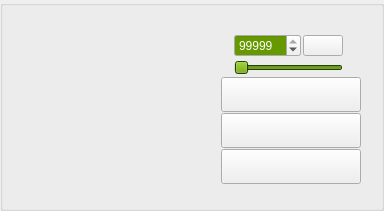
       <widget class="QGroupBox" name="groupBox0" >
        <property name="enabled" >
         <bool>true</bool>
        </property>
        <property name="sizePolicy" >
         <sizepolicy vsizetype="Fixed" hsizetype="Fixed" >
          <horstretch>0</horstretch>
          <verstretch>0</verstretch>
         </sizepolicy>
        </property>
        <property name="minimumSize" >
         <size>
          <width>384</width>
          <height>211</height>
         </size>
        </property>
        <property name="maximumSize" >
         <size>
          <width>384</width>
          <height>211</height>
         </size>
        </property>
        <property name="title" >
         <string/>
        </property>
        <layout class="QGridLayout" >
         <property name="leftMargin" >
          <number>28</number>
         </property>
         <property name="topMargin" >
          <number>28</number>
         </property>
         <property name="rightMargin" >
          <number>25</number>
         </property>
         <property name="bottomMargin" >
          <number>22</number>
         </property>
         <property name="horizontalSpacing" >
          <number>11</number>
         </property>
         <property name="verticalSpacing" >
          <number>0</number>
         </property>
         <item rowspan="3" row="0" column="0" >
          <layout class="QVBoxLayout" >
           <property name="spacing" >
            <number>0</number>
           </property>
           <item>
            <layout class="QHBoxLayout" >
             <property name="spacing" >
              <number>0</number>
             </property>
             <item>
              <spacer>
               <property name="orientation" >
                <enum>Qt::Horizontal</enum>
               </property>
               <property name="sizeType" >
                <enum>QSizePolicy::Fixed</enum>
               </property>
               <property name="sizeHint" >
                <size>
                 <width>5</width>
                 <height>20</height>
                </size>
               </property>
              </spacer>
             </item>
             <item>
              <widget class="QLabel" name="textLabel_Button0" >
               <property name="minimumSize" >
                <size>
                 <width>40</width>
                 <height>40</height>
                </size>
               </property>
               <property name="maximumSize" >
                <size>
                 <width>40</width>
                 <height>40</height>
                </size>
               </property>
               <property name="scaledContents" >
                <bool>true</bool>
               </property>
               <property name="alignment" >
                <set>Qt::AlignCenter</set>
               </property>
              </widget>
             </item>
             <item>
              <spacer>
               <property name="orientation" >
                <enum>Qt::Horizontal</enum>
               </property>
               <property name="sizeType" >
                <enum>QSizePolicy::Fixed</enum>
               </property>
               <property name="sizeHint" >
                <size>
                 <width>5</width>
                 <height>20</height>
                </size>
               </property>
              </spacer>
             </item>
            </layout>
           </item>
           <item>
            <spacer>
             <property name="orientation" >
              <enum>Qt::Vertical</enum>
             </property>
             <property name="sizeType" >
              <enum>QSizePolicy::Fixed</enum>
             </property>
             <property name="sizeHint" >
              <size>
               <width>20</width>
               <height>28</height>
              </size>
             </property>
            </spacer>
           </item>
           <item>
            <widget class="QFrame" name="frame_6" >
             <property name="minimumSize" >
              <size>
               <width>50</width>
               <height>34</height>
              </size>
             </property>
             <property name="maximumSize" >
              <size>
               <width>50</width>
               <height>34</height>
              </size>
             </property>
             <property name="frameShadow" >
              <enum>QFrame::Raised</enum>
             </property>
             <layout class="QGridLayout" >
              <property name="leftMargin" >
               <number>0</number>
              </property>
              <property name="topMargin" >
               <number>0</number>
              </property>
              <property name="rightMargin" >
               <number>0</number>
              </property>
              <property name="bottomMargin" >
               <number>0</number>
              </property>
              <property name="horizontalSpacing" >
               <number>0</number>
              </property>
              <property name="verticalSpacing" >
               <number>0</number>
              </property>
              <item row="1" column="0" >
               <widget class="QLabel" name="textLabel_Cash0" >
                <property name="alignment" >
                 <set>Qt::AlignRight|Qt::AlignTrailing|Qt::AlignVCenter</set>
                </property>
               </widget>
              </item>
              <item row="0" column="0" >
               <widget class="QLabel" name="textLabel_TopCash0" />
              </item>
             </layout>
            </widget>
           </item>
           <item>
            <widget class="QLabel" name="label_Avatar0" >
             <property name="minimumSize" >
              <size>
               <width>50</width>
               <height>50</height>
              </size>
             </property>
             <property name="maximumSize" >
              <size>
               <width>50</width>
               <height>50</height>
              </size>
             </property>
             <property name="pixmap" >
              <pixmap/>
             </property>
             <property name="scaledContents" >
              <bool>true</bool>
             </property>
            </widget>
           </item>
          </layout>
         </item>
         <item row="0" column="1" >
          <widget class="MySetLabel" name="textLabel_Set0" >
           <property name="maximumSize" >
            <size>
             <width>16777215</width>
             <height>20</height>
            </size>
           </property>
           <property name="alignment" >
            <set>Qt::AlignHCenter|Qt::AlignTop</set>
           </property>
          </widget>
         </item>
         <item rowspan="3" row="0" column="2" >
          <layout class="QVBoxLayout" >
           <property name="spacing" >
            <number>1</number>
           </property>
           <item>
            <layout class="QHBoxLayout" >
             <property name="spacing" >
              <number>0</number>
             </property>
             <item>
              <spacer>
               <property name="orientation" >
                <enum>Qt::Horizontal</enum>
               </property>
               <property name="sizeType" >
                <enum>QSizePolicy::Fixed</enum>
               </property>
               <property name="sizeHint" >
                <size>
                 <width>13</width>
                 <height>20</height>
                </size>
               </property>
              </spacer>
             </item>
             <item>
              <layout class="QVBoxLayout" >
               <property name="spacing" >
                <number>3</number>
               </property>
               <item>
                <layout class="QHBoxLayout" >
                 <property name="spacing" >
                  <number>2</number>
                 </property>
                 <item>
                  <widget class="QSpinBox" name="spinBox_set" >
                   <property name="minimumSize" >
                    <size>
                     <width>40</width>
                     <height>0</height>
                    </size>
                   </property>
                   <property name="palette" >
                    <palette>
                     <active>
                      <colorrole role="Text" >
                       <brush brushstyle="SolidPattern" >
                        <color alpha="255" >
                         <red>255</red>
                         <green>255</green>
                         <blue>255</blue>
                        </color>
                       </brush>
                      </colorrole>
                      <colorrole role="Base" >
                       <brush brushstyle="SolidPattern" >
                        <color alpha="255" >
                         <red>102</red>
                         <green>153</green>
                         <blue>0</blue>
                        </color>
                       </brush>
                      </colorrole>
                     </active>
                     <inactive>
                      <colorrole role="Text" >
                       <brush brushstyle="SolidPattern" >
                        <color alpha="255" >
                         <red>255</red>
                         <green>255</green>
                         <blue>255</blue>
                        </color>
                       </brush>
                      </colorrole>
                      <colorrole role="Base" >
                       <brush brushstyle="SolidPattern" >
                        <color alpha="255" >
                         <red>102</red>
                         <green>153</green>
                         <blue>0</blue>
                        </color>
                       </brush>
                      </colorrole>
                     </inactive>
                     <disabled>
                      <colorrole role="Text" >
                       <brush brushstyle="SolidPattern" >
                        <color alpha="255" >
                         <red>118</red>
                         <green>111</green>
                         <blue>107</blue>
                        </color>
                       </brush>
                      </colorrole>
                      <colorrole role="Base" >
                       <brush brushstyle="SolidPattern" >
                        <color alpha="255" >
                         <red>255</red>
                         <green>255</green>
                         <blue>255</blue>
                        </color>
                       </brush>
                      </colorrole>
                     </disabled>
                    </palette>
                   </property>
                   <property name="focusPolicy" >
                    <enum>Qt::NoFocus</enum>
                   </property>
                   <property name="maximum" >
                    <number>99999</number>
                   </property>
                   <property name="singleStep" >
                    <number>10</number>
                   </property>
                   <property name="value" >
                    <number>99999</number>
                   </property>
                  </widget>
                 </item>
                 <item>
                  <widget class="QPushButton" name="pushButton_AllIn" >
                   <property name="minimumSize" >
                    <size>
                     <width>40</width>
                     <height>21</height>
                    </size>
                   </property>
                   <property name="maximumSize" >
                    <size>
                     <width>40</width>
                     <height>21</height>
                    </size>
                   </property>
                   <property name="focusPolicy" >
                    <enum>Qt::NoFocus</enum>
                   </property>
                  </widget>
                 </item>
                </layout>
               </item>
               <item>
                <widget class="QSlider" name="horizontalSlider_bet" >
                 <property name="palette" >
                  <palette>
                   <active>
                    <colorrole role="Button" >
                     <brush brushstyle="SolidPattern" >
                      <color alpha="255" >
                       <red>102</red>
                       <green>153</green>
                       <blue>0</blue>
                      </color>
                     </brush>
                    </colorrole>
                    <colorrole role="Base" >
                     <brush brushstyle="SolidPattern" >
                      <color alpha="255" >
                       <red>255</red>
                       <green>255</green>
                       <blue>255</blue>
                      </color>
                     </brush>
                    </colorrole>
                    <colorrole role="Window" >
                     <brush brushstyle="SolidPattern" >
                      <color alpha="255" >
                       <red>40</red>
                       <green>100</green>
                       <blue>0</blue>
                      </color>
                     </brush>
                    </colorrole>
                   </active>
                   <inactive>
                    <colorrole role="Button" >
                     <brush brushstyle="SolidPattern" >
                      <color alpha="255" >
                       <red>102</red>
                       <green>153</green>
                       <blue>0</blue>
                      </color>
                     </brush>
                    </colorrole>
                    <colorrole role="Base" >
                     <brush brushstyle="SolidPattern" >
                      <color alpha="255" >
                       <red>255</red>
                       <green>255</green>
                       <blue>255</blue>
                      </color>
                     </brush>
                    </colorrole>
                    <colorrole role="Window" >
                     <brush brushstyle="SolidPattern" >
                      <color alpha="255" >
                       <red>40</red>
                       <green>100</green>
                       <blue>0</blue>
                      </color>
                     </brush>
                    </colorrole>
                   </inactive>
                   <disabled>
                    <colorrole role="Button" >
                     <brush brushstyle="SolidPattern" >
                      <color alpha="255" >
                       <red>102</red>
                       <green>153</green>
                       <blue>0</blue>
                      </color>
                     </brush>
                    </colorrole>
                    <colorrole role="Base" >
                     <brush brushstyle="SolidPattern" >
                      <color alpha="255" >
                       <red>40</red>
                       <green>100</green>
                       <blue>0</blue>
                      </color>
                     </brush>
                    </colorrole>
                    <colorrole role="Window" >
                     <brush brushstyle="SolidPattern" >
                      <color alpha="255" >
                       <red>40</red>
                       <green>100</green>
                       <blue>0</blue>
                      </color>
                     </brush>
                    </colorrole>
                   </disabled>
                  </palette>
                 </property>
                 <property name="focusPolicy" >
                  <enum>Qt::NoFocus</enum>
                 </property>
                 <property name="maximum" >
                  <number>99999</number>
                 </property>
                 <property name="singleStep" >
                  <number>10</number>
                 </property>
                 <property name="orientation" >
                  <enum>Qt::Horizontal</enum>
                 </property>
                 <property name="tickPosition" >
                  <enum>QSlider::NoTicks</enum>
                 </property>
                 <property name="tickInterval" >
                  <number>10</number>
                 </property>
                </widget>
               </item>
              </layout>
             </item>
             <item>
              <spacer>
               <property name="orientation" >
                <enum>Qt::Horizontal</enum>
               </property>
               <property name="sizeType" >
                <enum>QSizePolicy::Fixed</enum>
               </property>
               <property name="sizeHint" >
                <size>
                 <width>13</width>
                 <height>20</height>
                </size>
               </property>
              </spacer>
             </item>
            </layout>
           </item>
           <item>
            <layout class="QVBoxLayout" >
             <property name="spacing" >
              <number>0</number>
             </property>
             <item>
              <widget class="QPushButton" name="pushButton_BetRaise" >
               <property name="sizePolicy" >
                <sizepolicy vsizetype="Fixed" hsizetype="Fixed" >
                 <horstretch>0</horstretch>
                 <verstretch>0</verstretch>
                </sizepolicy>
               </property>
               <property name="minimumSize" >
                <size>
                 <width>140</width>
                 <height>35</height>
                </size>
               </property>
               <property name="maximumSize" >
                <size>
                 <width>140</width>
                 <height>35</height>
                </size>
               </property>
               <property name="focusPolicy" >
                <enum>Qt::NoFocus</enum>
               </property>
              </widget>
             </item>
             <item>
              <widget class="QPushButton" name="pushButton_CallCheck" >
               <property name="sizePolicy" >
                <sizepolicy vsizetype="Fixed" hsizetype="Fixed" >
                 <horstretch>0</horstretch>
                 <verstretch>0</verstretch>
                </sizepolicy>
               </property>
               <property name="minimumSize" >
                <size>
                 <width>140</width>
                 <height>35</height>
                </size>
               </property>
               <property name="maximumSize" >
                <size>
                 <width>140</width>
                 <height>35</height>
                </size>
               </property>
               <property name="focusPolicy" >
                <enum>Qt::NoFocus</enum>
               </property>
              </widget>
             </item>
             <item>
              <widget class="QPushButton" name="pushButton_Fold" >
               <property name="sizePolicy" >
                <sizepolicy vsizetype="Fixed" hsizetype="Fixed" >
                 <horstretch>0</horstretch>
                 <verstretch>0</verstretch>
                </sizepolicy>
               </property>
               <property name="minimumSize" >
                <size>
                 <width>140</width>
                 <height>35</height>
                </size>
               </property>
               <property name="maximumSize" >
                <size>
                 <width>140</width>
                 <height>35</height>
                </size>
               </property>
               <property name="focusPolicy" >
                <enum>Qt::NoFocus</enum>
               </property>
              </widget>
             </item>
             <item>
              <spacer>
               <property name="orientation" >
                <enum>Qt::Horizontal</enum>
               </property>
               <property name="sizeType" >
                <enum>QSizePolicy::Fixed</enum>
               </property>
               <property name="sizeHint" >
                <size>
                 <width>140</width>
                 <height>0</height>
                </size>
               </property>
              </spacer>
             </item>
            </layout>
           </item>
          </layout>
         </item>
         <item row="1" column="1" >
          <widget class="QFrame" name="frame_Cards0" >
           <property name="minimumSize" >
            <size>
             <width>118</width>
             <height>111</height>
            </size>
           </property>
           <widget class="MyStatusLabel" name="textLabel_Status0" >
            <property name="geometry" >
             <rect>
              <x>9</x>
              <y>35</y>
              <width>100</width>
              <height>40</height>
             </rect>
            </property>
            <property name="minimumSize" >
             <size>
              <width>0</width>
              <height>20</height>
             </size>
            </property>
            <property name="text" >
             <string/>
            </property>
            <property name="alignment" >
             <set>Qt::AlignCenter</set>
            </property>
            <property name="textInteractionFlags" >
             <set>Qt::NoTextInteraction</set>
            </property>
           </widget>
           <widget class="MyCardsPixmapLabel" name="pixmapLabel_card0a" >
            <property name="geometry" >
             <rect>
              <x>0</x>
              <y>0</y>
              <width>80</width>
              <height>111</height>
             </rect>
            </property>
            <property name="scaledContents" >
             <bool>true</bool>
            </property>
           </widget>
           <widget class="MyCardsPixmapLabel" name="pixmapLabel_card0b" >
            <property name="geometry" >
             <rect>
              <x>39</x>
              <y>0</y>
              <width>80</width>
              <height>111</height>
             </rect>
            </property>
            <property name="scaledContents" >
             <bool>true</bool>
            </property>
           </widget>
          </widget>
         </item>
         <item row="2" column="1" >
          <widget class="QLabel" name="label_PlayerName0" >
           <property name="minimumSize" >
            <size>
             <width>0</width>
             <height>22</height>
            </size>
           </property>
           <property name="maximumSize" >
            <size>
             <width>16777215</width>
             <height>22</height>
            </size>
           </property>
           <property name="alignment" >
            <set>Qt::AlignBottom|Qt::AlignLeading|Qt::AlignLeft</set>
           </property>
          </widget>
         </item>
        </layout>
       </widget>
